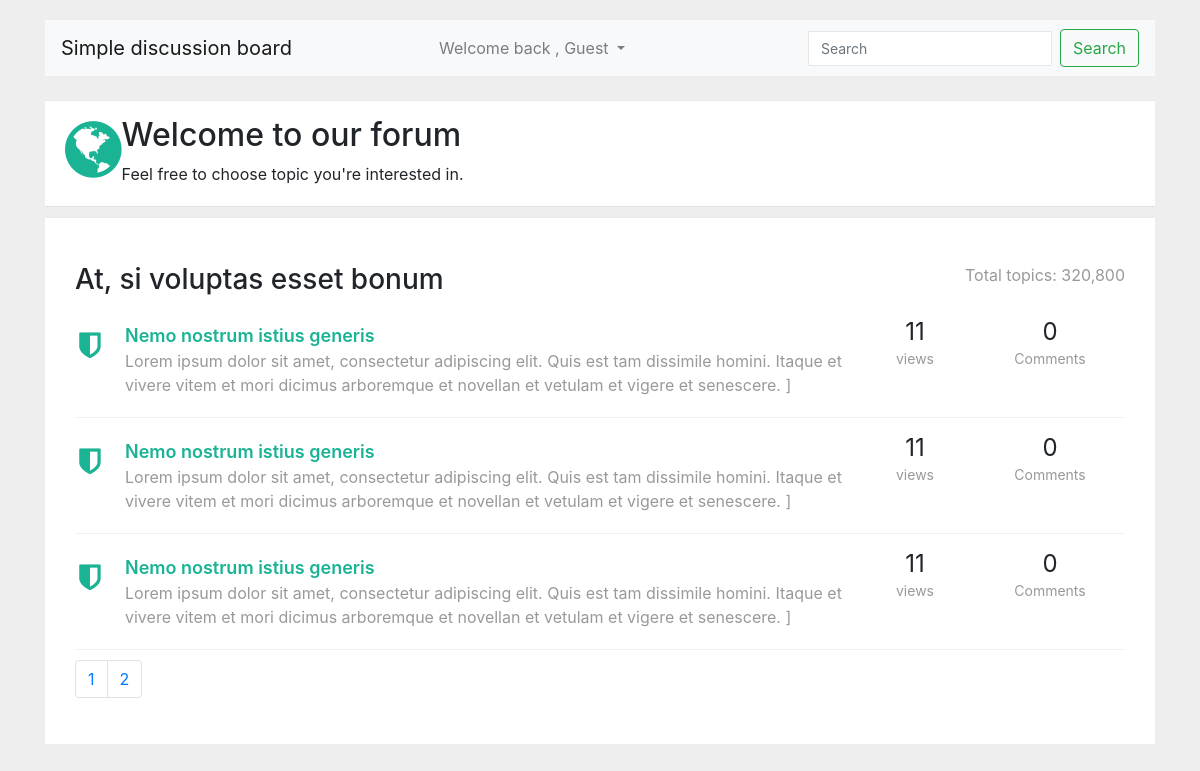
The page /forum-topics.php?id=2&page=2&per-page=5 on the database its author committed.
### tables this page shows
CREATE TABLE `forums` (
  `id` int(11) UNSIGNED NOT NULL,
  `title` varchar(122) NOT NULL,
  `slug` varchar(122) NOT NULL,
  `created_at` datetime NOT NULL,
  `updated_at` datetime NOT NULL,
  `user_id` int(11) NOT NULL
);

CREATE TABLE `topics` (
  `id` int(11) NOT NULL,
  `title` varchar(211) NOT NULL,
  `topic_sub_title` text DEFAULT NULL,
  `user_id` int(11) NOT NULL,
  `views` int(11) NOT NULL DEFAULT 0,
  `slug` varchar(122) NOT NULL,
  `likes` int(11) NOT NULL DEFAULT 0,
  `dislikes` int(11) NOT NULL DEFAULT 0,
  `created_at` datetime NOT NULL,
  `updated_at` datetime NOT NULL,
  `forum_id` int(11) NOT NULL
);

### include/class_autoloader.inc.php (called while the page is built, shortened)
<?php
function classAutoloader ( $className ){
	$path = 'classes/';
	$extension = '.class.php';
	$fullPath = $path . $className . $extension ;
}

### include/db.inc.php (called while the page is built, shortened)
<?php
class DbConnect {
	private $host = HOST;
	private $dbname = DBNAME;
	private $username = USERNAME;
	private $password = PASSWORD;
	protected function connect(){
		try {
			$sql = 'mysql:host='. $this -> host .';dbname='. $this -> dbname ;
			$pdo = new PDO ( $sql , $this -> username , $this -> password );
			$pdo -> setAttribute ( PDO::ATTR_DEFAULT_FETCH_MODE , PDO::FETCH_ASSOC );
			$pdo -> setAttribute ( PDO::ATTR_ERRMODE , PDO::ERRMODE_EXCEPTION );
			$pdo -> exec( 'set names utf8');
			return $pdo ;
		} catch ( PDOException $e) {
			echo $e -> getMessage();
		}
	}
}

### classes/forum.class.php (called while the page is built, shortened)
<?php
class Forum extends DbConnect {
public function getNumberOfCommentsByTopicId($topic_id ){
$sql = 'select * from replies where topic_id = ? ';
$query = $this -> connect() -> prepare($sql );
$query -> execute( [ $topic_id ]);
$results = count($query -> fetchAll());
return $results;
}
public function getAllTopicsByForumId($forum_id ){
	$page = isset($_GET['page']) ? (int)$_GET['page'] : 1 ;
	$perPage = isset( $_GET['per-page']) && $_GET['per-page'] <= 5 ? (int)$_GET['per-page'] : 5 ;
	$start = ($page > 1 ) ? ($page * $perPage ) - $perPage : 0;
	$sql = 'select * from topics where forum_id = :forum_id  order by created_at desc LIMIT :start  , :perPage ';
	$query = $this -> connect() -> prepare($sql);
	$query -> bindParam( ':forum_id' , $forum_id , PDO::PARAM_INT );
	$query -> bindParam( ':start' , $start , PDO::PARAM_INT );
	$query -> bindParam( ':perPage' , $perPage , PDO::PARAM_INT );
	$query -> execute();
	$topics = $query -> fetchAll();
	$sql = 'select * from topics where forum_id = :forum_id';
	$query = $this -> connect() -> prepare($sql);
	$query -> bindParam( ':forum_id' , $forum_id , PDO::PARAM_INT );
	$query -> execute();
	$topicCount = $query -> fetchAll();
	$allTopics = count( $topicCount);
	$pages = ceil( $allTopics / $perPage);
	return array( 'pages' => $pages , 'topics' => $topics , 'per-page' => $perPage);
}
public function getForumDetailsById($forum_id ){
	$sql = 'select * from forums where id = ? limit 1 ';
	$query = $this -> connect() -> prepare($sql);
	$query -> execute([ $forum_id ]);
	$result = $query -> fetch();
	return $result;
}
}

### forum-topics.php (the view, shortened to what this page needs)
<?php
require_once 'include/db.inc.php';
require_once 'include/class_autoloader.inc.php';
 ?>
 <!doctype html>
<html lang="en">
  <head>
    <?php require_once 'partials/__head.php' ?>
  </head>
  <body>
    <link href="https://maxcdn.bootstrapcdn.com/font-awesome/4.3.0/css/font-awesome.min.css" rel="stylesheet">
<div class="container">
<div class="row">
    <div class="col-lg-12">
        <div class="wrapper wrapper-content animated fadeInRight">
<?php require_once 'partials/__navbar.php' ?>
            <?php require_once 'partials/__top_nav.php' ?>
            <div class="ibox-content forum-container">
<?php
try {
$forum_id = $_GET['id'];
$forum = new Forum();
$forum_title = $forum -> getForumDetailsById($forum_id)['title'];
} catch ( PDOException $e ){
    echo $e -> getMessage();
}
 ?>
<div class="forum-title">
                    <div class="pull-right forum-desc">
                        <samll>Total topics: 320,800</samll>
                    </div>
                    <h3><?php echo $forum_title; ?></h3>
                </div>
<?php
if( count( $forum -> getAllTopicsByForumId($forum_id)['topics'])> 0 ){
foreach ( $forum -> getAllTopicsByForumId($forum_id )['topics'] as $topic ){
?>
  <div class="forum-item active">
                    <div class="row">
                        <div class="col-md-9">
                            <div class="forum-icon">
                                <i class="fa fa-shield"></i>
                            </div>
                            <a href="topic-replies.php?id=<?php echo $topic['id'] ?>" class="forum-item-title"><?php echo $topic['title'] ?></a>
                            <div class="forum-sub-title"><?php echo $topic['topic_sub_title'] ?></div>
                        </div>
                        <div class="col-md-1 forum-info">
                            <span class="views-number">
                             <?php echo $topic['views'] ?>
                            </span>
                            <div>
                                <small>views</small>
                            </div>
                        </div>
                        <div class="col-md-2 forum-info">
                            <span class="views-number">
<?php echo $forum -> getNumberOfCommentsByTopicId($topic['id']) ?>
                            </span>
                            <div>
                                <small>Comments</small>
                            </div>
                        </div>
                    </div>
                </div>
<?php
}
?>
<nav aria-label="Page navigation example">
  <ul class="pagination">
<?php
$pages = $forum -> getAllTopicsByForumId($forum_id)['pages'];
$perPage = $forum -> getAllTopicsByForumId($forum_id)['per-page'];
if( !isset($_GET['id'])){
    $id = 1 ;
} else {
    $id = (int)$_GET['id'];
}
for ( $x = 1 ; $x <= $pages ; $x++ ) {
?>
    <li class="page-item">
        <a class="page-link" href="?id=<?php echo $id; ?>&page=<?php echo $x;  ?>&per-page=<?php echo $perPage;  ?>"><?php echo $x ; ?></a>
    </li>
<?php
}
 ?>
  </ul>
</nav>
<?php
} else {
    echo 'There is no topics in this forum.';
}
?>
            </div>
        </div>
    </div>
</div>
</div>
  </body>
</html>

### partials/__head.php (style rules this page uses)
body { margin-top:20px; background:#eee; }
.forum-item { margin: 10px 0; padding: 10px 0 20px; border-bottom: 1px solid #f1f1f1; }
.views-number { font-size: 24px; line-height: 18px; font-weight: 400; }
.forum-container, .forum-post-container { padding: 30px !important; }
.forum-item small { color: #999; }
.forum-item .forum-sub-title { color: #999; margin-left: 50px; }
.forum-title { margin: 15px 0 15px 0; }
.forum-info { text-align: center; }
.forum-desc { color: #999; }
.forum-icon { float: left; width: 30px; margin-right: 20px; text-align: center; }
a.forum-item-title { color: inherit; display: block; font-size: 18px; font-weight: 600; }
.forum-icon .fa { font-size: 30px; margin-top: 8px; color: #9b9b9b; }
.forum-item.active .fa { color: #1ab394; }
.forum-item.active a.forum-item-title { color: #1ab394; }
.ibox-content { background-color: #ffffff; color: inherit; padding: 15px 20px 20px 20px; border-color: #e7eaec; border-image: none; border-style: solid solid none; border-width: 1px 0; }

### rows shown on the page
forums: title "At, si voluptas esset bonum"
topics: title "Nemo nostrum istius generis", topic_sub_title "Lorem ipsum dolor sit amet, consectetur adipiscing elit. Quis est tam dissimile homini. Itaque et vivere vitem et mori dicimus arboremque et novellan et vetulam et vigere et senescere. ]", views "11", id "0"
topics: title "Nemo nostrum istius generis", topic_sub_title "Lorem ipsum dolor sit amet, consectetur adipiscing elit. Quis est tam dissimile homini. Itaque et vivere vitem et mori dicimus arboremque et novellan et vetulam et vigere et senescere. ]", views "11", id "0"
topics: title "Nemo nostrum istius generis", topic_sub_title "Lorem ipsum dolor sit amet, consectetur adipiscing elit. Quis est tam dissimile homini. Itaque et vivere vitem et mori dicimus arboremque et novellan et vetulam et vigere et senescere. ]", views "11", id "0"

### other values the page prints
SITE_NAME "Simple discussion board"
